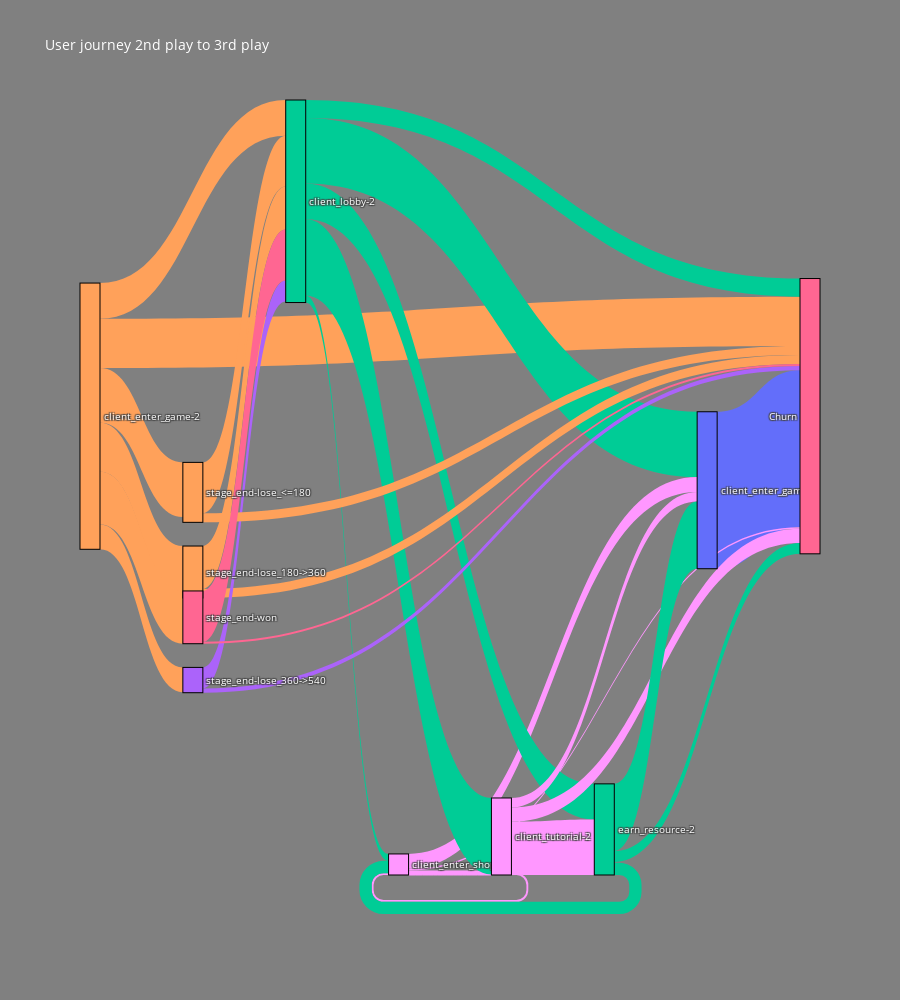

Notebook code cell kept with this figure:
### Code cell
df = pd.read_csv('data/2nd_play_short.csv')
df = df.dropna()

total_user = df[df['source']=='client_enter_game-2']['user'].sum()
df = df.groupby(['source', 'target'])['user'].sum().reset_index().rename(columns={0:'user'})
df['user'] = df.apply(lambda x: round(x['user'] / total_user * 100, 1), axis=1)


all_nodes = df.source.values.tolist() + df.target.values.tolist()

source_indices = [all_nodes.index(source) for source in df.source]
target_indices = [all_nodes.index(target) for target in df.target]

colors = px.colors.qualitative.Plotly

node_colors_mappings = dict([(node, np.random.choice(colors)) for node in all_nodes])

node_colors = [node_colors_mappings[node] for node in all_nodes]
edge_colors = [node_colors_mappings[node] for node in df.source]

fig = go.Figure(data=[
    go.Sankey(
        node=dict(pad=20,
                  thickness=20,
                  line=dict(color='black', width=1.0),
                  label=all_nodes,
                  color=node_colors),
        link=dict(source=source_indices,
                  target=target_indices,
                  value=df.user,
                  color=edge_colors)
    )
])

fig.update_layout(title_text="User journey 2nd play to 3rd play",
                  height=1000,
                  font=dict(size=10, color='white'),
                  plot_bgcolor='rgba(0,0,0,0)',
                  paper_bgcolor='grey')

fig.show()

### Figure 1 — Plotly figure (JSON) as saved in the notebook; plotly's stock layout.template omitted (floating-point values rounded to 4 significant figures)
{"data": [{"link": {"color": ["#FFA15A", "#FFA15A", "#FFA15A", "#FFA15A", "#FFA15A", "#FFA15A", "#636EFA", "#FF97FF", "#FF97FF", "#FF97FF", "#FF97FF", "#00CC96", "#00CC96", "#00CC96", "#00CC96", "#00CC96", "#FF97FF", "#FF97FF", "#FF97FF", "#FF97FF", "#00CC96", "#00CC96", "#00CC96", "#FFA15A", "#FFA15A", "#AB63FA", "#AB63FA", "#FFA15A", "#FFA15A", "#FF6692", "#FF6692"], "source": [0, 0, 0, 0, 0, 0, 6, 7, 7, 7, 7, 11, 11, 11, 11, 11, 16, 16, 16, 16, 20, 20, 20, 23, 23, 25, 25, 27, 27, 29, 29], "target": [31, 11, 23, 25, 27, 29, 31, 31, 6, 16, 20, 31, 6, 7, 16, 20, 31, 6, 7, 20, 31, 6, 7, 31, 11, 31, 11, 31, 11, 31, 11], "value": [18.5, 13.4, 18.4, 9.3, 20.5, 19.8, 58.9, 0.6, 5.6, 0.2, 1.5, 6.8, 24.5, 2.6, 28.7, 13.4, 5.3, 3.6, 0.7, 19.3, 4.1, 25.2, 4.6, 3.4, 16.1, 1.6, 7.9, 3.4, 19.1, 0.7, 19.1]}, "node": {"color": ["#FFA15A", "#FFA15A", "#FFA15A", "#FFA15A", "#FFA15A", "#FFA15A", "#636EFA", "#FF97FF", "#FF97FF", "#FF97FF", "#FF97FF", "#00CC96", "#00CC96", "#00CC96", "#00CC96", "#00CC96", "#FF97FF", "#FF97FF", "#FF97FF", "#FF97FF", "#00CC96", "#00CC96", "#00CC96", "#FFA15A", "#FFA15A", "#AB63FA", "#AB63FA", "#FFA15A", "#FFA15A", "#FF6692", "#FF6692", "#FF6692", "#00CC96", "#FFA15A", "#AB63FA", "#FFA15A", "#FF6692", "#FF6692", "#FF6692", "#636EFA", "#FF97FF", "#00CC96", "#FF6692", "#636EFA", "#FF97FF", "#FF97FF", "#00CC96", "#FF6692", "#636EFA", "#FF97FF", "#00CC96", "#FF6692", "#636EFA", "#FF97FF", "#FF6692", "#00CC96", "#FF6692", "#00CC96", "#FF6692", "#00CC96", "#FF6692", "#00CC96"], "label": ["client_enter_game-2", "client_enter_game-2", "client_enter_game-2", "client_enter_game-2", "client_enter_game-2", "client_enter_game-2", "client_enter_game-3", "client_enter_shop-2", "client_enter_shop-2", "client_enter_shop-2", "client_enter_shop-2", "client_lobby-2", "client_lobby-2", "client_lobby-2", "client_lobby-2", "client_lobby-2", "client_tutorial-2", "client_tutorial-2", "client_tutorial-2", "client_tutorial-2", "earn_resource-2", "earn_resource-2", "earn_resource-2", "stage_end-lose_180->360", "stage_end-lose_180->360", "stage_end-lose_360->540", "stage_end-lose_360->540", "stage_end-lose_<=180", "stage_end-lose_<=180", "stage_end-won", "stage_end-won", "Churn", "client_lobby-2", "stage_end-lose_180->360", "stage_end-lose_360->540", "stage_end-lose_<=180", "stage_end-won", "Churn", "Churn", "client_enter_game-3", "client_tutorial-2", "earn_resource-2", "Churn", "client_enter_game-3", "client_enter_shop-2", "client_tutorial-2", "earn_resource-2", "Churn", "client_enter_game-3", "client_enter_shop-2", "earn_resource-2", "Churn", "client_enter_game-3", "client_enter_shop-2", "Churn", "client_lobby-2", "Churn", "client_lobby-2", "Churn", "client_lobby-2", "Churn", "client_lobby-2"], "line": {"color": "black", "width": 1}, "pad": 20, "thickness": 20}, "type": "sankey"}], "layout": {"font": {"color": "white", "size": 10}, "height": 1000, "paper_bgcolor": "grey", "plot_bgcolor": "rgba(0,0,0,0)", "title": {"text": "User journey 2nd play to 3rd play"}}}
